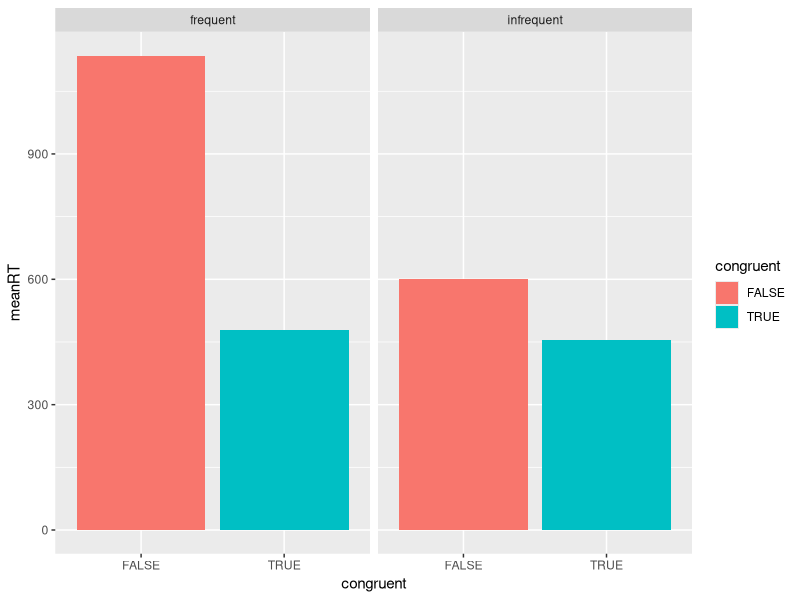

Write R code to recreate this figure.
## ---- chunk 1
  library(ggplot2)
  library(dplyr)
## ---- chunk 2
 stroop_df = read.csv('../Data/001_stroop_df.csv')
 decision_df = read.csv('../Data/001_decision_df.csv')
## ---- chunk 3
  #remove practice
  stroop_df = stroop_df[stroop_df$type %in% c('frequent','infrequent'),]
  #convert logical strings to logical values
  stroop_df$correct = stroop_df$correct == 'True'
  stroop_df$congruent= stroop_df$congruent == 'True'
  #spot check that the frequencies are correct
  print(group_by(stroop_df, type) %>% summarise('incongruent_freq' = mean(congruent)))
  stroop_df_clean = stroop_df[stroop_df$correct == T,]
  stroop_rs = lm(rt ~ congruent * type, data = stroop_df_clean)
  summary(stroop_rs)
  IE_freq = stroop_rs$coefficients[2]
  IE_infreq = stroop_rs$coefficients[2] + stroop_rs$coefficients[4]
## ---- chunk 4
  RT_summary = group_by(stroop_df_clean, type, congruent) %>% summarise('meanRT' = mean(rt))
  ggplot(data = RT_summary, aes(x = congruent, y = meanRT, fill = congruent )) + geom_bar(stat = 'identity') + facet_grid(.~type)
